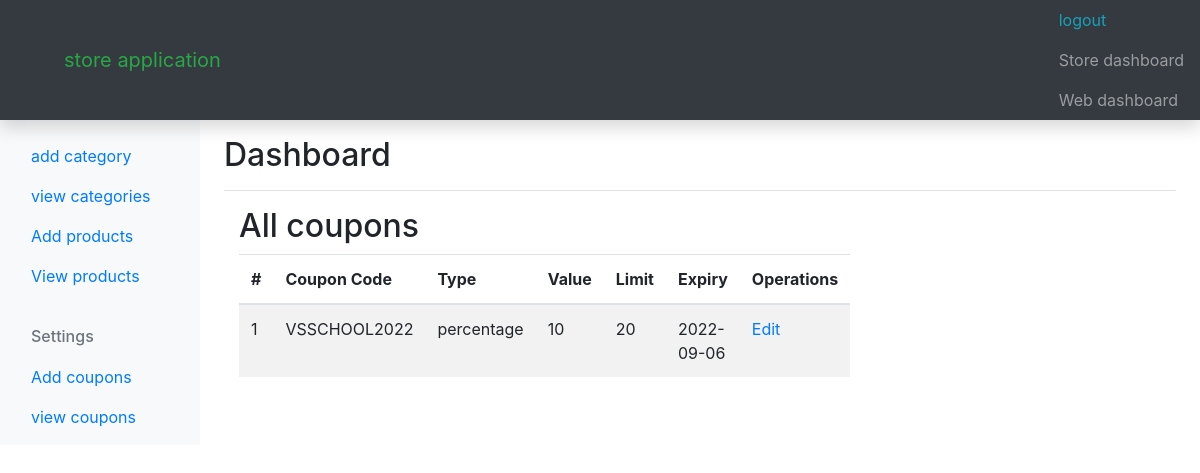
/adminstore/view-coupons.php (signed in), run on the app's committed database.
### tables this page shows
CREATE TABLE IF NOT EXISTS `coupons` (
  `id` int(11) NOT NULL AUTO_INCREMENT,
  `coupon_code` varchar(255) NOT NULL,
  `type` varchar(255) NOT NULL,
  `description` varchar(255) NOT NULL,
  `coupon_value` varchar(255) NOT NULL,
  `coupon_limit` varchar(255) NOT NULL,
  `coupon_expiry` date NOT NULL,
  `terms` varchar(255) NOT NULL,
  `created` timestamp NOT NULL DEFAULT CURRENT_TIMESTAMP,
  PRIMARY KEY (`id`)
);

### adminstore/view-coupons.php (the view, shortened to what this page needs)
<?php
require_once('../includes/connect.php');
include ('inc/header.php');
include ('inc/navbar.php');
$perpage = 1;
if(isset($_GET['page']) & !empty($_GET['page'])){
    $curpage = $_GET['page'];
}else{
    $curpage = 1;
}
$start = ($curpage * $perpage) - $perpage;
?>
    <main role="main" class="col-md-9 ml-sm-auto col-lg-10 px-md-4">
      <div class="d-flex justify-content-between flex-wrap flex-md-nowrap align-items-center pt-3 pb-2 mb-3 border-bottom">
        <h1 class="h2">Dashboard</h1>
      </div>
   <div class="col-sm-8">
   <h2> All coupons</h2>
   <table class="table table-striped">
    <thead>
      <tr>
                                     <th>#</th>
                                    <th>Coupon Code</th>
                                    <th>Type</th>
                                    <th>Value</th>
                                    <th>Limit</th>
                                    <th>Expiry</th>
                                    <th>Operations</th>
      </tr>
    </thead>
    <tbody>
                                 <?php
                                    $sql = "SELECT * FROM coupons LIMIT $start, $perpage";
                                    $result = $db->prepare($sql);
                                    $result->execute();
                                    $res = $result->fetchAll(PDO::FETCH_ASSOC);
                                    foreach ($res as $coupon) {
                                  ?>
                                <tr>
                                    <td><?php echo $coupon['id']; ?></td>
                                    <td><?php echo $coupon['coupon_code']; ?></td>
                                    <td><?php echo $coupon['type']; ?></td>
                                    <td><?php echo $coupon['coupon_value']; ?></td>
                                    <td><?php echo $coupon['coupon_limit']; ?></td>
                                    <td><?php echo $coupon['coupon_expiry']; ?></td>
                                    <td><a href="edit-coupon.php?id=<?php echo $coupon['id']; ?>">Edit</a></td>
                                </tr>
                                <?php } ?>
    </tbody>
  </table>
   </div>
    </main>
    <?php include ('inc/footer.php'); ?>

### data on the page
coupons: id "1", coupon_code "VSSCHOOL2022", type "percentage", coupon_value "10", coupon_limit "20", coupon_expiry "2022-09-06"
